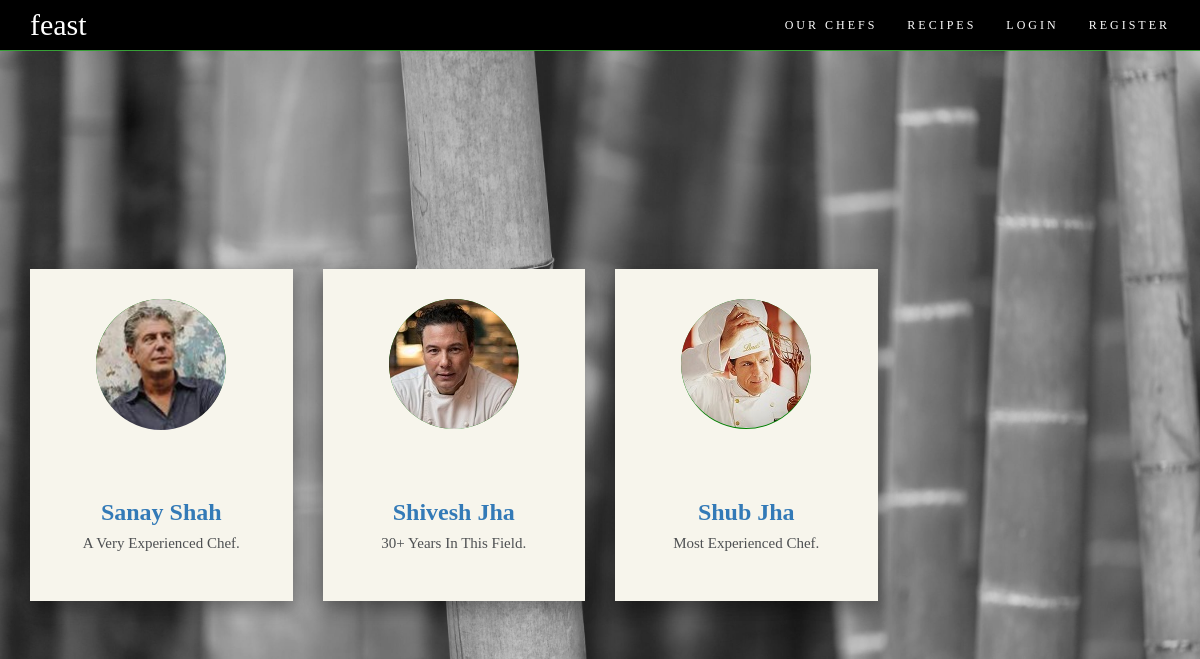
Screenshot of /chefs/ with the database file from the repository.
### users/models.py (models this page shows, shortened)
class Profile(models.Model):
    gender_choices={
        ('Male', 'Male'),
        ('Female', 'Female'),
        ('Other', 'Other')
    }
    image = models.ImageField(upload_to='profile_pics', default='profile_pics/default.jpg', verbose_name='Profile Picture')
    user = models.OneToOneField(User, on_delete=models.CASCADE)
    bio = models.CharField(default='', max_length=100)
    gender = models.CharField(max_length=10, choices=gender_choices, default='', null='true', blank='true')

### users/views.py (the view)
# urls.py: path('chefs/', users_views.chefs ,name='chefs'),
def chefs(request):
    chefs=Profile.objects.all()
    return render(request,'users/chefs.html',{'chefs': chefs})

### users/templates/users/chefs.html (shortened to what this page needs)
{% extends 'myapp/base.html' %}
{% block content %}
<div class="container" style="margin-top: 100px;font-family: candara;">
    <div class="row">
        {% for c in chefs %}
      <div class="col-xs-12 col-sm-6 col-md-4 col-lg-3">
        <div class="our-team button1">
          <div class="picture">
            <img class="img-fluid" src="{{ c.image.url }}" class='chef-image'>
          </div>
          <div class="team-content">
           <a href='/profile/{{c.id}}/{{c.user.username}}' style="text-decoration: none;color: ;"> <h3 class="name" style="font-weight: bold;">{{c.user.first_name}} {{c.user.last_name}}</h3> </a>
            <h4 class="title">{{c.bio}}</h4>
          </div>
        </div>
      </div>
      {% endfor %}
      </div>
    </div>
{% endblock content %}

### myapp/templates/myapp/base.html (shortened to what this page needs)
<html>
    <head>
  <link rel="stylesheet" href="https://maxcdn.bootstrapcdn.com/bootstrap/3.4.1/css/bootstrap.min.css">
<link rel="stylesheet" href="https://maxcdn.bootstrapcdn.com/bootstrap/3.3.7/css/bootstrap.min.css">
<link rel="stylesheet" href="https://maxcdn.bootstrapcdn.com/bootstrap/3.3.7/css/bootstrap-theme.min.css">
</head>
    <body>
      <header class="navbar navbar-inverse navbar-fixed-top bs-docs-nav" role="banner" style="font-family: candara;">
        <div class="container">
          <div class="navbar-header">
            <a href={% url "home" %}  class="navbar-brand">feast</a>
          </div>
          <nav class="collapse navbar-collapse bs-navbar-collapse" role="navigation">
            <ul class="nav navbar-nav navbar-right">
              <li>
                <a href={% url "chefs" %}>Our chefs</a>
              </li>
              <li>
                <a href={% url "recipes" %}>Recipes</a>
              </li>
                  {% if user.is_authenticated %}
                    <li><a href={% url "foodform" user.username%}>Add Recipe</a></li>
                    <li><a href='/profile/{{user.profile.id}}/{{user.username}}'>My Profile</a></li>
                  <li><a href='myModal69' data-toggle="modal" data-target="#myModal69">Logout</a></li>
                  {% else %}
                  <li><a href={% url "login" %}>Login</a></li>
                  <li><a href={% url "register" %}>Register</a></li>
                  {% endif %}
            </ul>
          </nav>
        </div>
      </header>
{% block content %}{% endblock content %}
    </body>
</html>

### myapp/templates/myapp/base.html (style rules this page uses)
.navbar-brand { font-family: candara; font-size: 30px; }
.navbar .nav { font-family: candara; text-transform: uppercase; letter-spacing: 3px; font-size: 1.2rem }
.navbar-inverse { background-color: black }
.navbar-inverse { background-image: none; }
.navbar-inverse { border-color: #36a136 }
.navbar-inverse .navbar-brand { color: #FFFFFF }
.navbar-inverse .navbar-nav>li>a { color: #FFFFFF }

### users/templates/users/chefs.html (style rules this page uses)
body { font-family: tahoma; height: 100vh; background-image: url('/static/myapp/images/back3.jpg'); background-size: cover; background-position: center; display: flex; align-items: center; }
.our-team { padding: 30px 0 40px; margin-bottom: 30px; background-color: #f7f5ec; text-align: center; overflow: hidden; position: relative; }
.our-team .picture { display: inline-block; height: 130px; width: 130px; margin-bottom: 50px; z-index: 1; position: relative; }
.our-team .picture::before { content: ""; width: 100%; height: 0; border-radius: 50%; background-color: green; position: absolute; bottom: 135%; right: 0; left: 0; opacity: 0.9; transform: scale(3); transition: all 0.3s linear 0s; }
.our-team .picture::after { content: ""; width: 100%; height: 100%; border-radius: 50%; background-color: green; position: absolute; top: 0; left: 0; z-index: -1; }
.our-team .picture img { width: 100%; height: auto; border-radius: 50%; transform: scale(1); transition: all 0.9s ease 0s; }
.our-team .title { display: block; font-size: 15px; color: #4e5052; text-transform: capitalize; }
.button1 { box-shadow: 0 8px 16px 0 rgba(0,0,0,0.2), 0 6px 20px 0 rgba(0,0,0,0.19); }

### rows the page displays
Profile: image (picture), user.first_name "Sanay", user.last_name "Shah", bio "A Very Experienced Chef."
Profile: image (picture), user.first_name "Shivesh", user.last_name "Jha", bio "30+ Years In This Field."
Profile: image (picture), user.first_name "Shub", user.last_name "Jha", bio "Most Experienced Chef."
